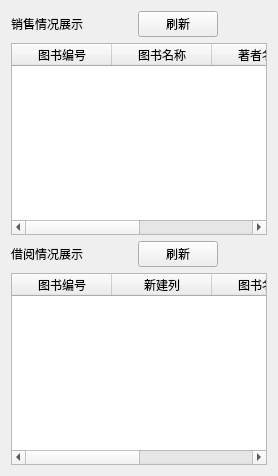
      <widget class="QWidget" name="tab_7">
       <attribute name="icon">
        <iconset resource="myresource.qrc">
         <normaloff>:/MyImages/images/book.ico</normaloff>:/MyImages/images/book.ico</iconset>
       </attribute>
       <attribute name="title">
        <string>销售、借阅情况统计</string>
       </attribute>
       <layout class="QVBoxLayout" name="verticalLayout_15">
        <item>
         <layout class="QVBoxLayout" name="verticalLayout_14">
          <item>
           <layout class="QHBoxLayout" name="horizontalLayout_14">
            <item>
             <widget class="QLabel" name="label_15">
              <property name="text">
               <string>销售情况展示</string>
              </property>
             </widget>
            </item>
            <item>
             <spacer name="horizontalSpacer_11">
              <property name="orientation">
               <enum>Qt::Horizontal</enum>
              </property>
              <property name="sizeHint" stdset="0">
               <size>
                <width>40</width>
                <height>20</height>
               </size>
              </property>
             </spacer>
            </item>
            <item>
             <widget class="QPushButton" name="pushButton_15">
              <property name="text">
               <string>刷新</string>
              </property>
             </widget>
            </item>
            <item>
             <spacer name="horizontalSpacer_12">
              <property name="orientation">
               <enum>Qt::Horizontal</enum>
              </property>
              <property name="sizeHint" stdset="0">
               <size>
                <width>40</width>
                <height>20</height>
               </size>
              </property>
             </spacer>
            </item>
           </layout>
          </item>
          <item>
           <widget class="QTableWidget" name="tableWidget_7">
            <column>
             <property name="text">
              <string>图书编号</string>
             </property>
            </column>
            <column>
             <property name="text">
              <string>图书名称</string>
             </property>
            </column>
            <column>
             <property name="text">
              <string>著者名称</string>
             </property>
            </column>
            <column>
             <property name="text">
              <string>销售量</string>
             </property>
            </column>
           </widget>
          </item>
          <item>
           <layout class="QHBoxLayout" name="horizontalLayout_15">
            <item>
             <widget class="QLabel" name="label_16">
              <property name="text">
               <string>借阅情况展示</string>
              </property>
             </widget>
            </item>
            <item>
             <spacer name="horizontalSpacer_15">
              <property name="orientation">
               <enum>Qt::Horizontal</enum>
              </property>
              <property name="sizeHint" stdset="0">
               <size>
                <width>40</width>
                <height>20</height>
               </size>
              </property>
             </spacer>
            </item>
            <item>
             <widget class="QPushButton" name="pushButton_16">
              <property name="text">
               <string>刷新</string>
              </property>
             </widget>
            </item>
            <item>
             <spacer name="horizontalSpacer_16">
              <property name="orientation">
               <enum>Qt::Horizontal</enum>
              </property>
              <property name="sizeHint" stdset="0">
               <size>
                <width>40</width>
                <height>20</height>
               </size>
              </property>
             </spacer>
            </item>
           </layout>
          </item>
          <item>
           <widget class="QTableWidget" name="tableWidget_8">
            <column>
             <property name="text">
              <string>图书编号</string>
             </property>
            </column>
            <column>
             <property name="text">
              <string>新建列</string>
             </property>
            </column>
            <column>
             <property name="text">
              <string>图书名称</string>
             </property>
            </column>
            <column>
             <property name="text">
              <string>借阅量</string>
             </property>
            </column>
           </widget>
          </item>
         </layout>
        </item>
       </layout>
      </widget>
